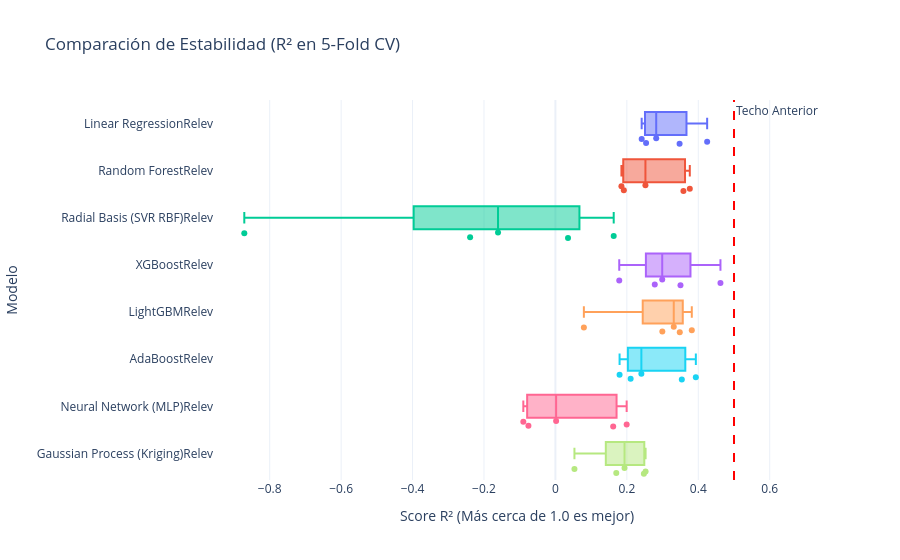

The notebook cell saved with this chart:
### Markdown cell above
## Explorando modelos

### Code cell
from sklearn.model_selection import cross_validate
from sklearn.svm import SVR
from sklearn.preprocessing import PolynomialFeatures
from sklearn.linear_model import Ridge
from sklearn.pipeline import make_pipeline
from sklearn.neural_network import MLPRegressor
from sklearn.gaussian_process import GaussianProcessRegressor
from sklearn.gaussian_process.kernels import RBF, Matern, ConstantKernel as C
from xgboost import XGBRegressor
from lightgbm import LGBMRegressor
from sklearn.ensemble import AdaBoostRegressor
from sklearn.tree import DecisionTreeRegressor
from sklearn.linear_model import LinearRegression, Lasso, ElasticNet, HuberRegressor
from sklearn.preprocessing import PolynomialFeatures
from sklearn.ensemble import ExtraTreesRegressor, GradientBoostingRegressor, HistGradientBoostingRegressor

import warnings
from sklearn.exceptions import ConvergenceWarning
warnings.filterwarnings("ignore", category=ConvergenceWarning)

relevant_features_1 = list(df_imp1['Feature'])
X_relev = X_relevant_1[relevant_features_1] 

models_advanced = {
    "Linear Regression": LinearRegression(),
    # "Lasso": Lasso(alpha=0.001, max_iter=10000, random_state=42),
    # "ElasticNet": ElasticNet(alpha=0.001, l1_ratio=0.5, max_iter=10000, random_state=42),
    # "Robust Regression (Huber)": HuberRegressor(),
    
    "Random Forest": RandomForestRegressor(n_estimators=100, random_state=42),
    
    "Radial Basis (SVR RBF)": SVR(kernel='rbf', C=10.0, gamma='scale'),
    # "SVR Linear": SVR(kernel='linear', C=1.0),
    # "SVR Polynomial": SVR(kernel='poly', degree=3, C=10.0, gamma='scale'),
    
    # "Polinomial (Grado 2 + Ridge)": make_pipeline(
    #     PolynomialFeatures(degree=2, include_bias=False),
    #     Ridge(alpha=10.0, random_state=42)
    # ),
    # "Polynomial Degree 3 + Ridge": make_pipeline(
    # PolynomialFeatures(degree=3, include_bias=False),
    # Ridge(alpha=1.0)
    # ),
    # "Interaction Only Polynomial": make_pipeline(
    #     PolynomialFeatures(degree=2, interaction_only=True, include_bias=False),
    #     Ridge(alpha=1.0)
    # ),
    
    "XGBoost": XGBRegressor(
        n_estimators=500, 
        learning_rate=0.05, 
        max_depth=6, 
        subsample=0.8, 
        colsample_bytree=0.8, 
        random_state=42
    ),
    "LightGBM": LGBMRegressor(
        n_estimators=500,
        learning_rate=0.05,
        num_leaves=31,
        max_depth=6,
        subsample=0.8,
        colsample_bytree=0.8,
        random_state=42,
        verbose=-1
    ),
    "AdaBoost": AdaBoostRegressor(
        estimator=DecisionTreeRegressor(max_depth=6, random_state=42),
        n_estimators=500,
        learning_rate=0.05,
        random_state=42
    ),
    # "Extra Trees": ExtraTreesRegressor(
    # n_estimators=500,
    # max_depth=None,
    # random_state=42,
    # n_jobs=-1
    # ),
    # "Gradient Boosting": GradientBoostingRegressor(
    #     n_estimators=500,
    #     learning_rate=0.05,
    #     max_depth=4,
    #     random_state=42
    # ),
    # "Histogram Gradient Boosting": HistGradientBoostingRegressor(
    #     max_iter=500,
    #     learning_rate=0.05,
    #     max_depth=6,
    #     random_state=42
    # ),
    
    "Neural Network (MLP)": MLPRegressor(
        hidden_layer_sizes=(128, 64, 32), 
        activation='relu', 
        solver='adam', 
        max_iter=2000, 
        early_stopping=True,
        random_state=42
    ),
    
    "Gaussian Process (Kriging)": GaussianProcessRegressor(
        kernel=C(1.0, (1e-3, 1e3)) * Matern(length_scale=1.0, nu=1.5),
        alpha=0.1, 
        n_restarts_optimizer=10,
        random_state=42
    )
}

kf = KFold(n_splits=5, shuffle=True, random_state=42)

print("--- Evaluando Modelos Avanzados de Regresión ---\n")

results_r2 = []

for name, model in models_advanced.items():
    cv_res = cross_validate(model, X_relev, y_reg, cv=kf, scoring='r2', return_train_score=True)
    
    train_scores = cv_res['train_score']
    test_scores = cv_res['test_score']
    
    print(f"{name:<40}")
    print(f"  > Train R²: {np.mean(train_scores):.3f} (+/- {np.std(train_scores):.3f})")
    print(f"  > Test  R²: {np.mean(test_scores):.3f} (+/- {np.std(test_scores):.3f})")
    
    for score in test_scores:
        results_r2.append({'Modelo': name+"Relev", 'R2_Score': score})

df_results = pd.DataFrame(results_r2)

fig_comp = px.box(
    df_results, 
    x='R2_Score', 
    y='Modelo', 
    color='Modelo',
    title='Comparación de Estabilidad (R² en 5-Fold CV)',
    points='all',
    template='plotly_white'
)

fig_comp.add_vline(x=0.5, line_dash="dash", line_color="red", annotation_text="Techo Anterior")
fig_comp.update_layout(xaxis_title="Score R² (Más cerca de 1.0 es mejor)", showlegend=False)

fig_comp.show()

### Figure 1 — Plotly figure (JSON) as saved in the notebook; plotly's stock layout.template omitted (floating-point values rounded to 4 significant figures)
{"data": [{"alignmentgroup": "True", "boxpoints": "all", "hovertemplate": "Modelo=%{y}<br>R2_Score=%{x}<extra></extra>", "legendgroup": "Linear RegressionRelev", "marker": {"color": "#636efa"}, "name": "Linear RegressionRelev", "notched": false, "offsetgroup": "Linear RegressionRelev", "orientation": "h", "showlegend": true, "type": "box", "x": [0.2822, 0.2538, 0.4248, 0.3477, 0.2415], "x0": " ", "xaxis": "x", "y": ["Linear RegressionRelev", "Linear RegressionRelev", "Linear RegressionRelev", "Linear RegressionRelev", "Linear RegressionRelev"], "y0": " ", "yaxis": "y"}, {"alignmentgroup": "True", "boxpoints": "all", "hovertemplate": "Modelo=%{y}<br>R2_Score=%{x}<extra></extra>", "legendgroup": "Random ForestRelev", "marker": {"color": "#EF553B"}, "name": "Random ForestRelev", "notched": false, "offsetgroup": "Random ForestRelev", "orientation": "h", "showlegend": true, "type": "box", "x": [0.252, 0.1848, 0.3762, 0.3584, 0.1916], "x0": " ", "xaxis": "x", "y": ["Random ForestRelev", "Random ForestRelev", "Random ForestRelev", "Random ForestRelev", "Random ForestRelev"], "y0": " ", "yaxis": "y"}, {"alignmentgroup": "True", "boxpoints": "all", "hovertemplate": "Modelo=%{y}<br>R2_Score=%{x}<extra></extra>", "legendgroup": "Radial Basis (SVR RBF)Relev", "marker": {"color": "#00cc96"}, "name": "Radial Basis (SVR RBF)Relev", "notched": false, "offsetgroup": "Radial Basis (SVR RBF)Relev", "orientation": "h", "showlegend": true, "type": "box", "x": [0.1632, -0.2388, 0.03528, -0.8711, -0.1607], "x0": " ", "xaxis": "x", "y": ["Radial Basis (SVR RBF)Relev", "Radial Basis (SVR RBF)Relev", "Radial Basis (SVR RBF)Relev", "Radial Basis (SVR RBF)Relev", "Radial Basis (SVR RBF)Relev"], "y0": " ", "yaxis": "y"}, {"alignmentgroup": "True", "boxpoints": "all", "hovertemplate": "Modelo=%{y}<br>R2_Score=%{x}<extra></extra>", "legendgroup": "XGBoostRelev", "marker": {"color": "#ab63fa"}, "name": "XGBoostRelev", "notched": false, "offsetgroup": "XGBoostRelev", "orientation": "h", "showlegend": true, "type": "box", "x": [0.299, 0.2782, 0.3501, 0.462, 0.1787], "x0": " ", "xaxis": "x", "y": ["XGBoostRelev", "XGBoostRelev", "XGBoostRelev", "XGBoostRelev", "XGBoostRelev"], "y0": " ", "yaxis": "y"}, {"alignmentgroup": "True", "boxpoints": "all", "hovertemplate": "Modelo=%{y}<br>R2_Score=%{x}<extra></extra>", "legendgroup": "LightGBMRelev", "marker": {"color": "#FFA15A"}, "name": "LightGBMRelev", "notched": false, "offsetgroup": "LightGBMRelev", "orientation": "h", "showlegend": true, "type": "box", "x": [0.2994, 0.3313, 0.3818, 0.3482, 0.07966], "x0": " ", "xaxis": "x", "y": ["LightGBMRelev", "LightGBMRelev", "LightGBMRelev", "LightGBMRelev", "LightGBMRelev"], "y0": " ", "yaxis": "y"}, {"alignmentgroup": "True", "boxpoints": "all", "hovertemplate": "Modelo=%{y}<br>R2_Score=%{x}<extra></extra>", "legendgroup": "AdaBoostRelev", "marker": {"color": "#19d3f3"}, "name": "AdaBoostRelev", "notched": false, "offsetgroup": "AdaBoostRelev", "orientation": "h", "showlegend": true, "type": "box", "x": [0.2407, 0.2106, 0.3539, 0.3931, 0.1796], "x0": " ", "xaxis": "x", "y": ["AdaBoostRelev", "AdaBoostRelev", "AdaBoostRelev", "AdaBoostRelev", "AdaBoostRelev"], "y0": " ", "yaxis": "y"}, {"alignmentgroup": "True", "boxpoints": "all", "hovertemplate": "Modelo=%{y}<br>R2_Score=%{x}<extra></extra>", "legendgroup": "Neural Network (MLP)Relev", "marker": {"color": "#FF6692"}, "name": "Neural Network (MLP)Relev", "notched": false, "offsetgroup": "Neural Network (MLP)Relev", "orientation": "h", "showlegend": true, "type": "box", "x": [0.1995, -0.07558, 0.001958, 0.1618, -0.08988], "x0": " ", "xaxis": "x", "y": ["Neural Network (MLP)Relev", "Neural Network (MLP)Relev", "Neural Network (MLP)Relev", "Neural Network (MLP)Relev", "Neural Network (MLP)Relev"], "y0": " ", "yaxis": "y"}, {"alignmentgroup": "True", "boxpoints": "all", "hovertemplate": "Modelo=%{y}<br>R2_Score=%{x}<extra></extra>", "legendgroup": "Gaussian Process (Kriging)Relev", "marker": {"color": "#B6E880"}, "name": "Gaussian Process (Kriging)Relev", "notched": false, "offsetgroup": "Gaussian Process (Kriging)Relev", "orientation": "h", "showlegend": true, "type": "box", "x": [0.2477, 0.05325, 0.2525, 0.1704, 0.1935], "x0": " ", "xaxis": "x", "y": ["Gaussian Process (Kriging)Relev", "Gaussian Process (Kriging)Relev", "Gaussian Process (Kriging)Relev", "Gaussian Process (Kriging)Relev", "Gaussian Process (Kriging)Relev"], "y0": " ", "yaxis": "y"}], "layout": {"annotations": [{"showarrow": false, "text": "Techo Anterior", "x": 0.5, "xanchor": "left", "xref": "x", "y": 1, "yanchor": "top", "yref": "y domain"}], "autosize": true, "boxmode": "overlay", "legend": {"title": {"text": "Modelo"}, "tracegroupgap": 0}, "shapes": [{"line": {"color": "red", "dash": "dash"}, "type": "line", "x0": 0.5, "x1": 0.5, "xref": "x", "y0": 0, "y1": 1, "yref": "y domain"}], "showlegend": false, "title": {"text": "Comparación de Estabilidad (R² en 5-Fold CV)"}, "xaxis": {"anchor": "y", "autorange": true, "domain": [0, 1], "range": [-0.9533, 0.6913], "title": {"text": "Score R² (Más cerca de 1.0 es mejor)"}, "type": "linear"}, "yaxis": {"anchor": "x", "autorange": true, "categoryarray": ["Gaussian Process (Kriging)Relev", "Neural Network (MLP)Relev", "AdaBoostRelev", "LightGBMRelev", "XGBoostRelev", "Radial Basis (SVR RBF)Relev", "Random ForestRelev", "Linear RegressionRelev"], "categoryorder": "array", "domain": [0, 1], "range": [-0.6356, 7.5], "title": {"text": "Modelo"}, "type": "category"}}}
